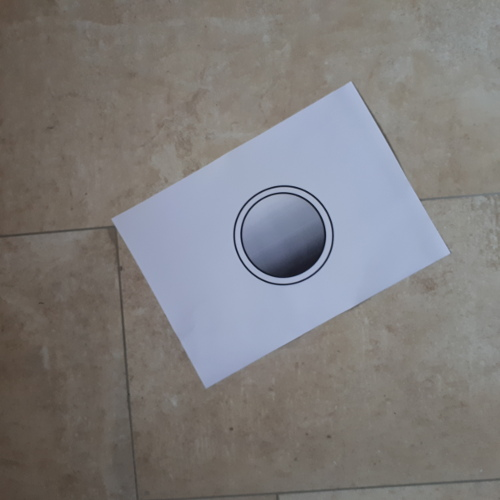
#> input picture detection/pics/orientationTest3-1.jpg, 500 x 500 px, given in place of the camera
$ python detection-video.py
#> lines starting #> are read from the running program, lines starting #| are printed output that depends on the picture; after the words box and inside, x2 and y2 are one past the last pixel; in counts of white or black regions, pixels touching at a corner belong together
import cv2 as cv
import numpy as np
import time

cap = cv.VideoCapture(0)
patch = 0

if cap is None or not cap.isOpened():
    print("no VideoCapture found")
    cap.release()

# limit fps
cap.set(cv.CAP_PROP_FPS, 15)
print("CAP_PROP_FPS", cap.get(cv.CAP_PROP_FPS))

# testing fps limitation
"""num_frames = 60
print("Capturing {0} frames".format(num_frames))

start = time.time()

# Grab a few frames
for i in range(0, num_frames):
    ret, frame = cap.read()

end = time.time()

# time elapsed
seconds = end - start
print("Time taken : {0} seconds".format(seconds))

# calculate frames per second
fps = num_frames / seconds
print("Estimated frames per second : {0}".format(fps))"""

# set dimensions
cap.set(cv.CAP_PROP_FRAME_WIDTH, 640)
cap.set(cv.CAP_PROP_FRAME_HEIGHT, 480)
print(cv.CAP_PROP_FRAME_WIDTH, cv.CAP_PROP_FRAME_HEIGHT)

while True:
    # capture frame-by-frame
    ret, frame = cap.read()
#> frame is the input picture: shape (500, 500, 3); mean B, G, R 124.3, 124.4, 126.8

    if ret is None or frame is None:
        break
        # scale
        # img_scaled = cv.resize(img_gray, None, fx=0.5, fy=0.5, interpolation=cv.INTER_AREA)

        # greyscale

    img_gray = cv.cvtColor(frame, cv.COLOR_BGR2GRAY)
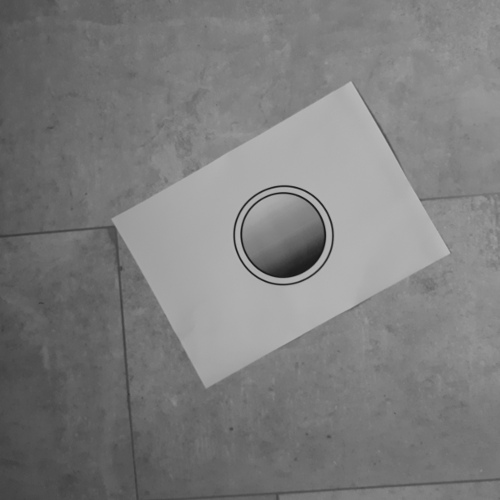
#> img_gray: shape (500, 500); min 19, max 189, mean 125.1

    # canny edge detection
    edges = cv.Canny(img_gray, 50, 250)
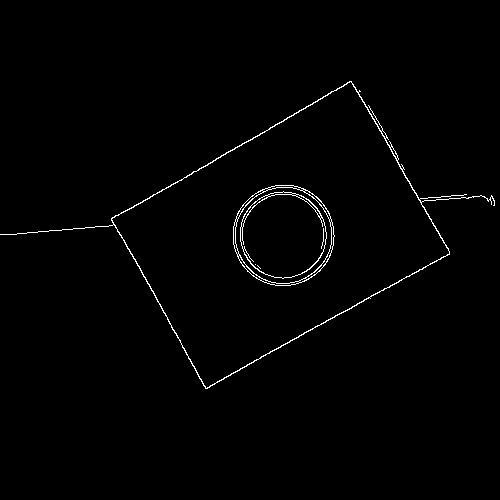
#> edges: shape (500, 500); 1.1% white in thin lines or dots, all inside (x1, y1, x2, y2) = (0, 81, 495, 389)

    # HOUGH TRANSFORM
    # ---> image: The input image
    # ---> method: Detection method
    # ---> dp: the Inverse ratio of accumulator resolution and image resolution
    # ---> mindst: minimum distance between centers od detected circles
    # ------> frame.shape: [row , column of pixel, channel]
    # ---> param_1: Upper threshold for the internal Canny edge detector
    # ---> param_2: Threshold for center detection.
    # ---> min_Radius: minimum radius of the circle to be detected.
    # ---> max_Radius: maximum radius to be detected.
    circles = cv.HoughCircles(edges,
                              method=cv.HOUGH_GRADIENT,
                              dp=1,
                              minDist=frame.shape[0] / 64,
                              param1=30,
                              param2=50,
                              minRadius=0, maxRadius=0)
#> circles = [[283.5, 234.5, 51], [277.5, 240.5, 47], [285.5, 242.5, 43.3], [279.5, 225.5, 41.1], [272.5, 230.5, 40.8], [293.5, 239.5, 36.3]]
    # Draw detected circles
    if circles is not None:
        # convert the (x, y) coordinates and radius of the circles to integers
        circles = np.uint16(np.around(circles))
#> circles = [[284, 234, 51], [278, 240, 47], [286, 242, 43], [280, 226, 41], [272, 230, 41], [294, 240, 36]]
#> (the run stopped early here; a loop or call above may not have finished)

$ run again, on detection/pics/orientationTest3-2.jpg
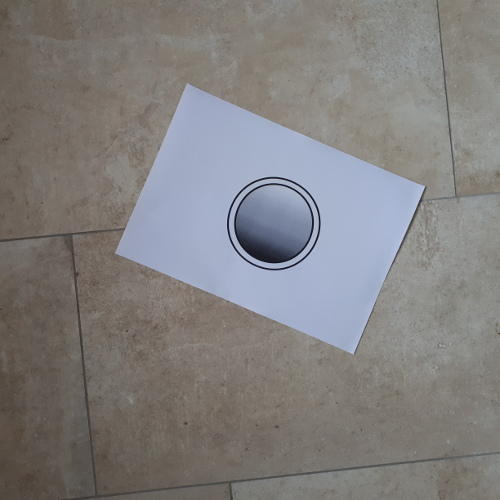
#> input picture detection/pics/orientationTest3-2.jpg, 500 x 500 px, given in place of the camera
#> frame is the input picture: shape (500, 500, 3); mean B, G, R 126.9, 127.6, 129.7
#> `img_gray = cv.cvtColor(frame, cv.COLOR_BGR2GRAY)`:
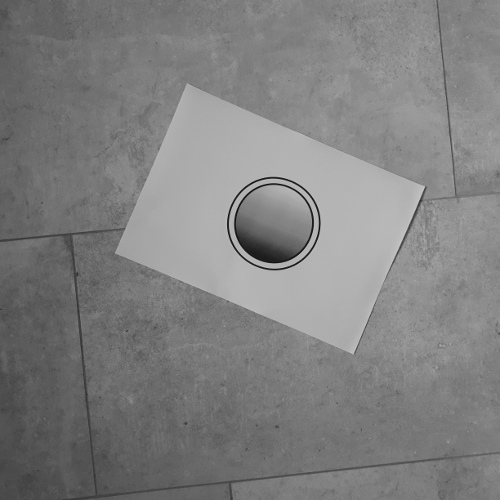
#> img_gray: shape (500, 500); min 9, max 204, mean 128.1
#> `edges = cv.Canny(img_gray, 50, 250)`:
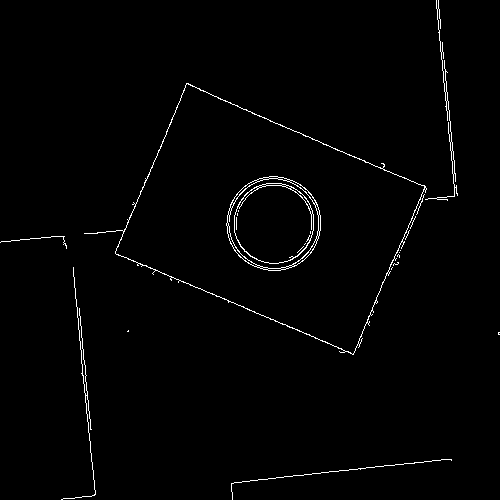
#> edges: shape (500, 500); 1.3% white in thin lines or dots
#> `circles = cv.HoughCircles(edges, method=cv.HOUGH_GRADIENT, dp=1, minDi..`: circles = [[274.5, 224.5, 42.2], [270.5, 217.5, 42.2], [266.5, 224.5, 42.7], [280.5, 216.5, 47.8], [282.5, 228.5, 46.3], [270.5, 232.5, 34.2]]
#> `circles = np.uint16(np.around(circles))`: circles = [[274, 224, 42], [270, 218, 42], [266, 224, 43], [280, 216, 48], [282, 228, 46], [270, 232, 34]]

$ run again, on detection/pics/orientationTest3-3.jpg
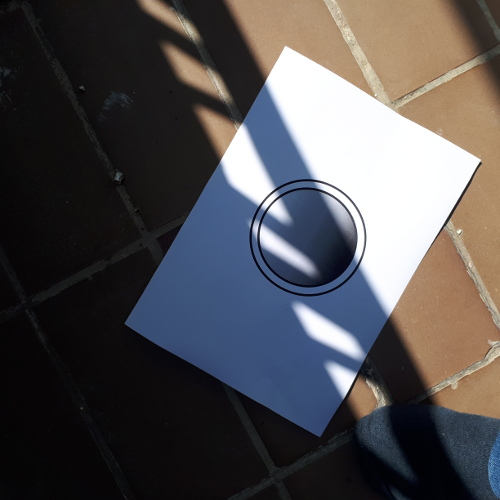
#> input picture detection/pics/orientationTest3-3.jpg, 500 x 500 px, given in place of the camera
#> frame is the input picture: shape (500, 500, 3); mean B, G, R 80.9, 79, 81.5
#> `img_gray = cv.cvtColor(frame, cv.COLOR_BGR2GRAY)`:
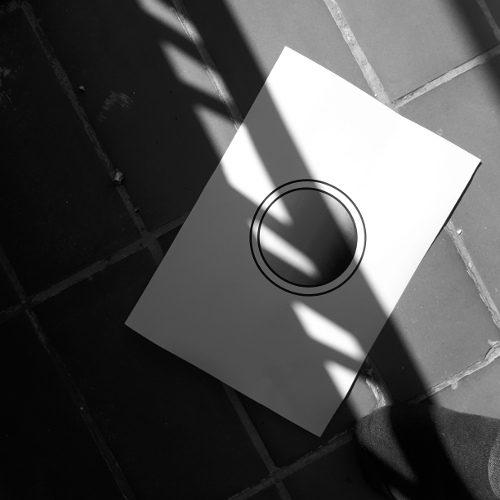
#> img_gray: shape (500, 500); min 0, max 255, mean 80
#> `edges = cv.Canny(img_gray, 50, 250)`:
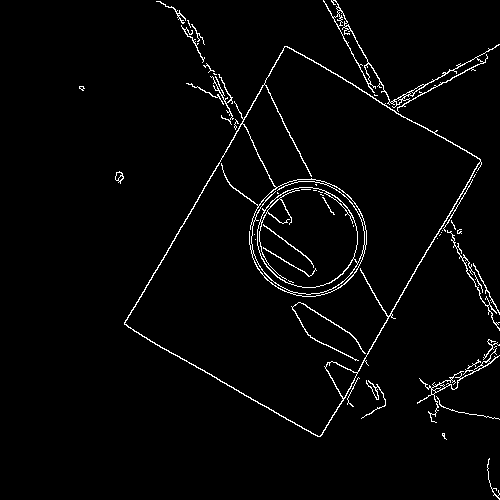
#> edges: shape (500, 500); 2.6% white in thin lines or dots, all inside (x1, y1, x2, y2) = (79, 0, 500, 500)
#> `circles = cv.HoughCircles(edges, method=cv.HOUGH_GRADIENT, dp=1, minDi..`: circles = [[307.5, 236.5, 55.2], [303.5, 243.5, 53.3], [314.5, 232.5, 54.2], [302.5, 227.5, 49.4], [312.5, 243.5, 51.6], [298.5, 236.5, 50.9], [312.5, 224.5, 46.2], [307.5, 251.5, 45.2], [322.5, 238.5, 44.9]]
#> `circles = np.uint16(np.around(circles))`: circles = [[308, 236, 55], [304, 244, 53], [314, 232, 54], [302, 228, 49], [312, 244, 52], [298, 236, 51], [312, 224, 46], [308, 252, 45], [322, 238, 45]]

$ run again, on detection/pics/orientationTest3-4.jpg
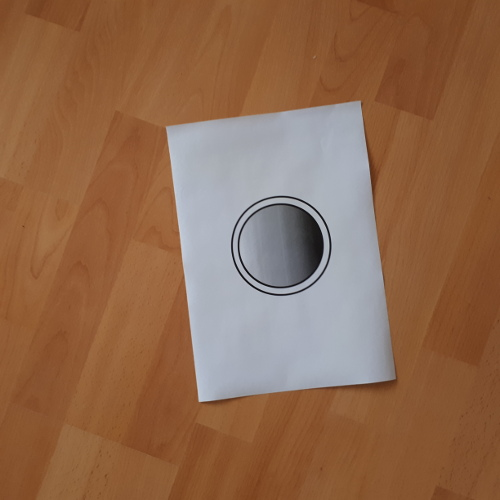
#> input picture detection/pics/orientationTest3-4.jpg, 500 x 500 px, given in place of the camera
#> frame is the input picture: shape (500, 500, 3); mean B, G, R 78, 105, 144.2
#> `img_gray = cv.cvtColor(frame, cv.COLOR_BGR2GRAY)`:
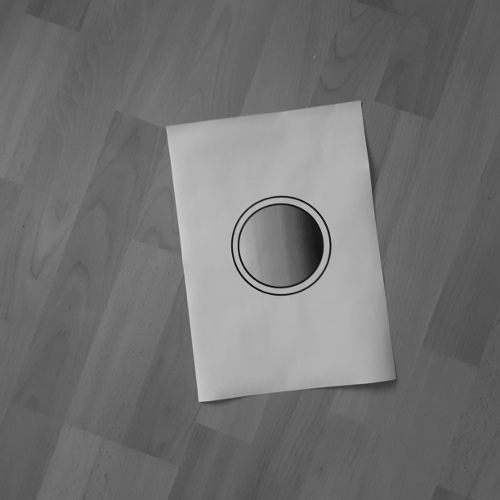
#> img_gray: shape (500, 500); min 6, max 210, mean 113.7
#> `edges = cv.Canny(img_gray, 50, 250)`:
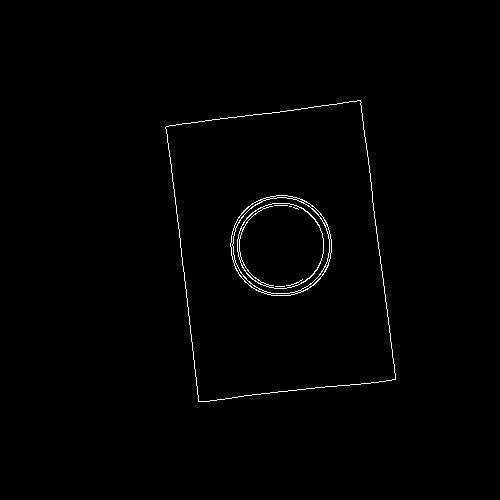
#> edges: shape (500, 500); 0.82% white in thin lines or dots, all inside (x1, y1, x2, y2) = (165, 100, 396, 402)
#> `circles = cv.HoughCircles(edges, method=cv.HOUGH_GRADIENT, dp=1, minDi..`: circles = [[280.5, 245.5, 47.4], [282.5, 237.5, 43.6], [273.5, 240.5, 43.6], [280.5, 254.5, 48.1], [288.5, 249.5, 42.7], [271.5, 249.5, 41.4]]
#> `circles = np.uint16(np.around(circles))`: circles = [[280, 246, 47], [282, 238, 44], [274, 240, 44], [280, 254, 48], [288, 250, 43], [272, 250, 41]]
